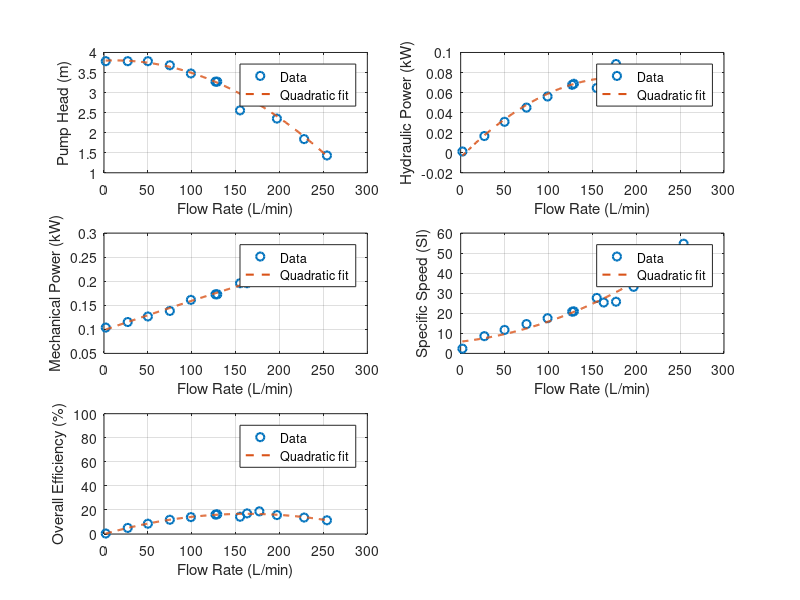

The MATLAB script that drew this image: (Note: this script raises an error after producing the figure.)
%% Dataset‑2 Analysis  |  Alireza Bayati
clc; clear; close all

%% 1. Constants
g       = 9.81;               % m/s^2
rho     = 997;                % kg/m^3  (25 °C water)
D       = 0.15;               % m (suction & discharge)
N_rpm   = 1100;               % pump speed
Ns_fac  = N_rpm;              % convenience
A_pipe  = pi*D^2/4;           % m^2
Hz      = 0;                  % elevation difference

%% 2. Raw dataset (order as in project PDF)
Flow_LPM = [254 228 197 177 163 155 129 127 99 75 50 27 2];
Ps_bar   = [-0.08 -0.07 -0.05 -0.05 -0.04 -0.04 -0.03 -0.03 -0.02 -0.02 -0.02 -0.01 -0.01];
Pd_bar   = [0.06  0.11  0.18  0.25  0.25  0.21  0.29  0.29  0.32  0.34  0.35  0.36  0.36];
Torque_Nm = [2.1 2.0 1.9 1.8 1.7 1.7 1.5 1.5 1.4 1.2 1.1 1.0 0.9];
Pin_kW    = [0.52 0.50 0.48 0.47 0.46 0.45 0.42 0.42 0.40 0.38 0.36 0.33 0.31];

%% 3. Conversions
Q_m3s = Flow_LPM ./ (1000*60);                 % m^3/s  (FULL precision)
v     = Q_m3s / A_pipe;                        % m/s
dP_Pa = (Pd_bar - Ps_bar) * 1e5;               % Pa
Hp_m  = dP_Pa ./ (rho * g);                    % m  (pressure head)

Htot_m = Hp_m + Hz;                            % m (velocity head ≈0)

%% 4. Power calculations
P_hyd_kW = rho * g .* Q_m3s .* Htot_m / 1000;  % kW
P_mech_kW = 2*pi*N_rpm/60 .* Torque_Nm / 1000; % kW

eta_hyd   = P_hyd_kW ./ P_mech_kW;
eta_over  = P_hyd_kW ./ Pin_kW;

Ns_SI = N_rpm .* sqrt(Q_m3s) ./ (Htot_m .^ 0.75);  % dimensionless

%% 5. Polynomial curve‑fits (2nd order)
Q_fit = linspace(min(Flow_LPM), max(Flow_LPM), 300);

fit_H  = polyfit(Flow_LPM, Htot_m, 2);
fit_Ph = polyfit(Flow_LPM, P_hyd_kW, 2);
fit_Pm = polyfit(Flow_LPM, P_mech_kW, 2);
fit_Ns = polyfit(Flow_LPM, Ns_SI, 2);
fit_Et = polyfit(Flow_LPM, eta_over*100, 2);   % %

%% 6. Plots
set(groot,'defaultLineLineWidth',1.5,'defaultAxesFontSize',10)
figure('Position',[100 100 1000 780]);

subplot(3,2,1)
plot(Flow_LPM, Htot_m, 'o'); hold on
plot(Q_fit, polyval(fit_H,Q_fit),'--');
xlabel('Flow Rate (L/min)'); ylabel('Pump Head (m)');
legend('Data','Quadratic fit','Location','best'); grid on

subplot(3,2,2)
plot(Flow_LPM, P_hyd_kW, 'o'); hold on
plot(Q_fit, polyval(fit_Ph,Q_fit),'--');
xlabel('Flow Rate (L/min)'); ylabel('Hydraulic Power (kW)');
legend('Data','Quadratic fit','Location','best'); grid on

subplot(3,2,3)
plot(Flow_LPM, P_mech_kW, 'o'); hold on
plot(Q_fit, polyval(fit_Pm,Q_fit),'--');
xlabel('Flow Rate (L/min)'); ylabel('Mechanical Power (kW)');
legend('Data','Quadratic fit','Location','best'); grid on

subplot(3,2,4)
plot(Flow_LPM, Ns_SI, 'o'); hold on
plot(Q_fit, polyval(fit_Ns,Q_fit),'--');
xlabel('Flow Rate (L/min)'); ylabel('Specific Speed (SI)');
legend('Data','Quadratic fit','Location','best'); grid on

subplot(3,2,5)
plot(Flow_LPM, eta_over*100, 'o'); hold on
plot(Q_fit, polyval(fit_Et,Q_fit),'--');
xlabel('Flow Rate (L/min)'); ylabel('Overall Efficiency (%)');
legend('Data','Quadratic fit','Location','best'); grid on; ylim([0 100])

sgtitle('Dataset‑2 Performance Curves (quadratic fits)');

%% 7. Export figure 
exportgraphics(gcf, 'plots/dataset2_plots.png', 'Resolution', 300);

%% 8. Display row for 197 L/min
idx = Flow_LPM == 197;
disp(table(Flow_LPM(idx)', Htot_m(idx)', P_hyd_kW(idx)', P_mech_kW(idx)', eta_over(idx)'*100, ...
    'VariableNames',{'Flow_LPM','Head_m','P_hyd_kW','P_mech_kW','Eta_over_%'}));
